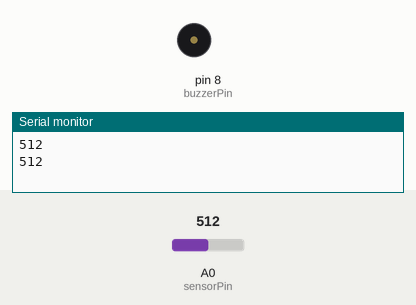
This sketch was run on a simulated Arduino Uno, built with avr-gcc and run on an emulated ATmega328P. Parts: buzzer (waves = sounding, pin HIGH), the last lines printed to the serial monitor. The test bench sets the inputs (shaded band); at power-on: A0 (sensorPin) = 512.

Above: at 1.8 s.
1.9 s: A0 (sensorPin) set to 133
3.4 s: A0 (sensorPin) set to 111
At 4.5 s:
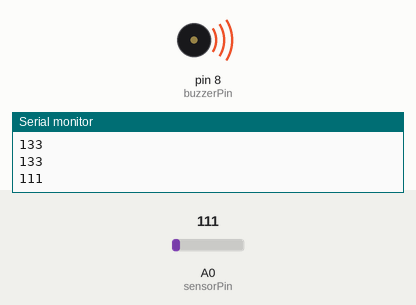
5.5 s: A0 (sensorPin) set to 122
At 7.2 s:
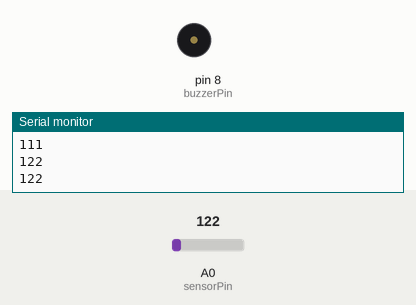
7.5 s: A0 (sensorPin) set to 0
At 8.8 s:
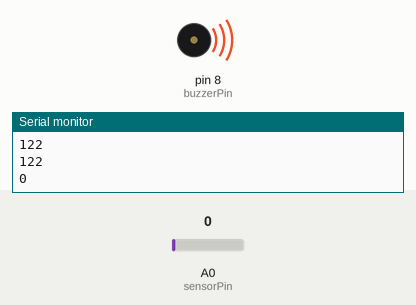
Timing chart, 0 to 10.5 s (numbered marks = the images above; inputs shaded):
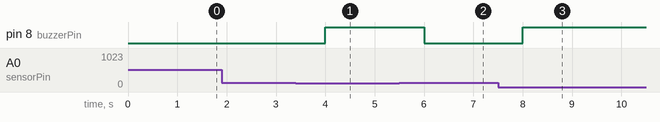

The sketch:

arduino_sketch_soil.ino
```cpp
int sensorPin = A0;
int buzzerPin = 8;
int moistureValue = 0;

void setup() {
  Serial.begin(9600);
  pinMode(buzzerPin, OUTPUT);
}

void loop() {
  moistureValue = analogRead(sensorPin);
  Serial.println(moistureValue);

  if (moistureValue < 120) {
    digitalWrite(buzzerPin, HIGH); // Turn on buzzer
  } else {
    digitalWrite(buzzerPin, LOW); // Turn off buzzer
  }

  delay(1000);
}
```

Measured:
- the behaviour switches between 120 and 119 on A0 (sensorPin) (found by bisection; images 0 and 1)
- after the input at 3.4 s, pin 8 (buzzerPin): LOW → HIGH after 0.60 s
- after the input at 5.5 s, pin 8 (buzzerPin): HIGH → LOW after 0.50 s
- after the input at 7.5 s, pin 8 (buzzerPin): LOW → HIGH after 0.50 s
